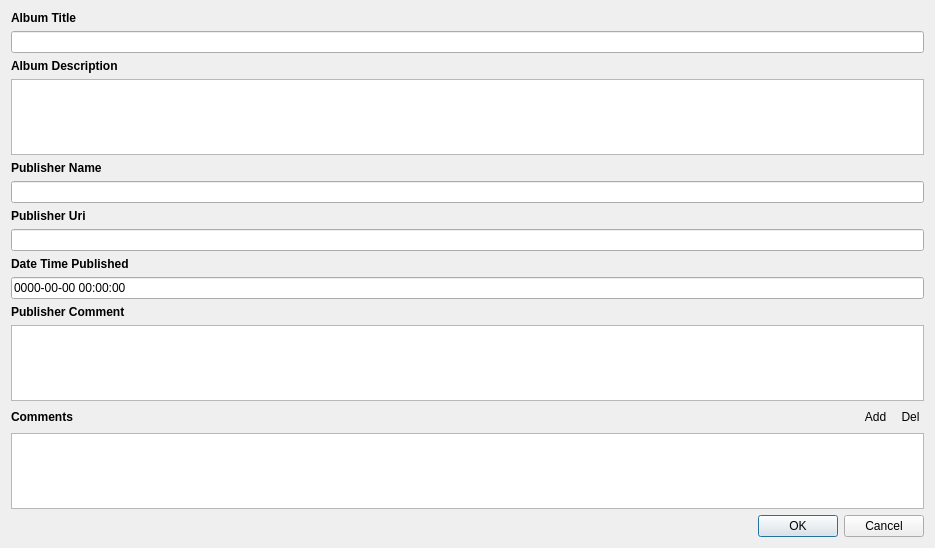
<?xml version="1.0" encoding="UTF-8"?>
<ui version="4.0">
 <class>SocialMetadataDialog</class>
 <widget class="QDialog" name="SocialMetadataDialog">
  <property name="geometry">
   <rect>
    <x>0</x>
    <y>0</y>
    <width>935</width>
    <height>548</height>
   </rect>
  </property>
  <property name="windowTitle">
   <string>Dialog</string>
  </property>
  <layout class="QVBoxLayout" name="verticalLayout_2">
   <item>
    <layout class="QVBoxLayout" name="verticalLayout">
     <item>
      <widget class="QLabel" name="label_2">
       <property name="sizePolicy">
        <sizepolicy hsizetype="Preferred" vsizetype="Fixed">
         <horstretch>0</horstretch>
         <verstretch>0</verstretch>
        </sizepolicy>
       </property>
       <property name="font">
        <font>
         <weight>75</weight>
         <bold>true</bold>
        </font>
       </property>
       <property name="text">
        <string>Album Title</string>
       </property>
      </widget>
     </item>
     <item>
      <widget class="QLineEdit" name="albumTitle"/>
     </item>
     <item>
      <widget class="QLabel" name="label_3">
       <property name="sizePolicy">
        <sizepolicy hsizetype="Preferred" vsizetype="Fixed">
         <horstretch>0</horstretch>
         <verstretch>0</verstretch>
        </sizepolicy>
       </property>
       <property name="font">
        <font>
         <weight>75</weight>
         <bold>true</bold>
        </font>
       </property>
       <property name="text">
        <string>Album Description</string>
       </property>
      </widget>
     </item>
     <item>
      <widget class="QPlainTextEdit" name="albumDescription"/>
     </item>
     <item>
      <widget class="QLabel" name="label_4">
       <property name="sizePolicy">
        <sizepolicy hsizetype="Preferred" vsizetype="Fixed">
         <horstretch>0</horstretch>
         <verstretch>0</verstretch>
        </sizepolicy>
       </property>
       <property name="font">
        <font>
         <weight>75</weight>
         <bold>true</bold>
        </font>
       </property>
       <property name="text">
        <string>Publisher Name</string>
       </property>
      </widget>
     </item>
     <item>
      <widget class="QLineEdit" name="publisherName"/>
     </item>
     <item>
      <widget class="QLabel" name="label_5">
       <property name="sizePolicy">
        <sizepolicy hsizetype="Preferred" vsizetype="Fixed">
         <horstretch>0</horstretch>
         <verstretch>0</verstretch>
        </sizepolicy>
       </property>
       <property name="font">
        <font>
         <weight>75</weight>
         <bold>true</bold>
        </font>
       </property>
       <property name="text">
        <string>Publisher Uri</string>
       </property>
      </widget>
     </item>
     <item>
      <widget class="QLineEdit" name="publisherUri"/>
     </item>
     <item>
      <widget class="QLabel" name="label_7">
       <property name="font">
        <font>
         <weight>75</weight>
         <bold>true</bold>
        </font>
       </property>
       <property name="text">
        <string>Date Time Published</string>
       </property>
      </widget>
     </item>
     <item>
      <widget class="QLineEdit" name="dateTimePublished">
       <property name="inputMask">
        <string>9999-99-99 99:99:99; </string>
       </property>
       <property name="text">
        <string>0000-00-00 00:00:00</string>
       </property>
      </widget>
     </item>
     <item>
      <widget class="QLabel" name="label_6">
       <property name="font">
        <font>
         <weight>75</weight>
         <bold>true</bold>
        </font>
       </property>
       <property name="text">
        <string>Publisher Comment</string>
       </property>
      </widget>
     </item>
     <item>
      <widget class="QTextEdit" name="publisherComment"/>
     </item>
     <item>
      <layout class="QHBoxLayout" name="horizontalLayout">
       <item>
        <widget class="QLabel" name="label">
         <property name="font">
          <font>
           <weight>75</weight>
           <bold>true</bold>
          </font>
         </property>
         <property name="text">
          <string>Comments</string>
         </property>
        </widget>
       </item>
       <item>
        <spacer name="horizontalSpacer">
         <property name="orientation">
          <enum>Qt::Horizontal</enum>
         </property>
         <property name="sizeHint" stdset="0">
          <size>
           <width>40</width>
           <height>20</height>
          </size>
         </property>
        </spacer>
       </item>
       <item>
        <widget class="QToolButton" name="addCommentButton">
         <property name="focusPolicy">
          <enum>Qt::NoFocus</enum>
         </property>
         <property name="styleSheet">
          <string notr="true">QToolButton {border: none;}</string>
         </property>
         <property name="text">
          <string>Add</string>
         </property>
         <property name="icon">
          <iconset resource="../QExiv2.qrc">
           <normaloff>:/images/add.png</normaloff>:/images/add.png</iconset>
         </property>
        </widget>
       </item>
       <item>
        <widget class="QToolButton" name="removeCommentButton">
         <property name="focusPolicy">
          <enum>Qt::NoFocus</enum>
         </property>
         <property name="styleSheet">
          <string notr="true">QToolButton {border: none;}</string>
         </property>
         <property name="text">
          <string>Del</string>
         </property>
         <property name="icon">
          <iconset resource="../QExiv2.qrc">
           <normaloff>:/images/delete.png</normaloff>:/images/delete.png</iconset>
         </property>
        </widget>
       </item>
      </layout>
     </item>
     <item>
      <widget class="QTableView" name="commentsTableView"/>
     </item>
    </layout>
   </item>
   <item>
    <widget class="QDialogButtonBox" name="buttonBox">
     <property name="orientation">
      <enum>Qt::Horizontal</enum>
     </property>
     <property name="standardButtons">
      <set>QDialogButtonBox::Cancel|QDialogButtonBox::Ok</set>
     </property>
    </widget>
   </item>
  </layout>
 </widget>
 <resources>
  <include location="../QExiv2.qrc"/>
 </resources>
 <connections>
  <connection>
   <sender>buttonBox</sender>
   <signal>accepted()</signal>
   <receiver>SocialMetadataDialog</receiver>
   <slot>accept()</slot>
   <hints>
    <hint type="sourcelabel">
     <x>248</x>
     <y>254</y>
    </hint>
    <hint type="destinationlabel">
     <x>157</x>
     <y>274</y>
    </hint>
   </hints>
  </connection>
  <connection>
   <sender>buttonBox</sender>
   <signal>rejected()</signal>
   <receiver>SocialMetadataDialog</receiver>
   <slot>reject()</slot>
   <hints>
    <hint type="sourcelabel">
     <x>316</x>
     <y>260</y>
    </hint>
    <hint type="destinationlabel">
     <x>286</x>
     <y>274</y>
    </hint>
   </hints>
  </connection>
 </connections>
</ui>
